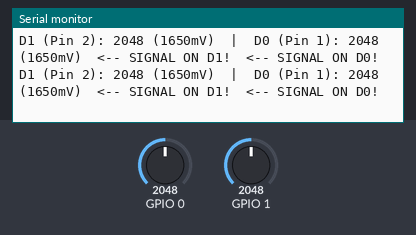
Recording of a sketch running on a simulated ESP32-C6. Shown: the last lines printed to the serial monitor. The inputs (shaded band) are chosen by the test bench; at power-on: GPIO 0 = 2048, GPIO 1 = 2048 (analog values on the 0–4095 scale).

Above: at 3.2 s.
3.3 s: GPIO 0 set to 1228
At 3.76 s:
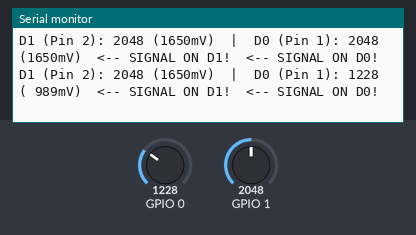
5.6 s: GPIO 1 set to 1228
At 5.88 s:
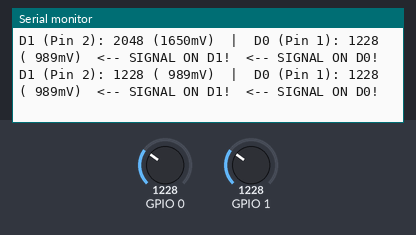
7.7 s: GPIO 0 set to 491
At 8.01 s:
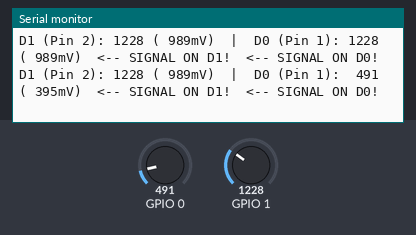
9.9 s: GPIO 1 set to 491
At 10.13 s:
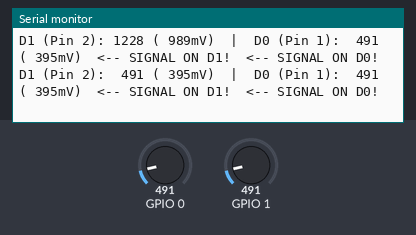
12.0 s: GPIO 0 set to 10
At 12.25 s:
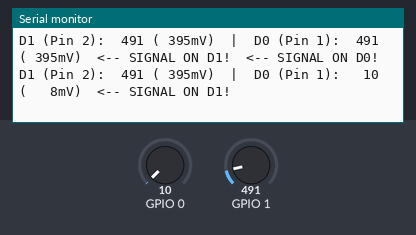
14.1 s: GPIO 1 set to 10
At 14.36 s:
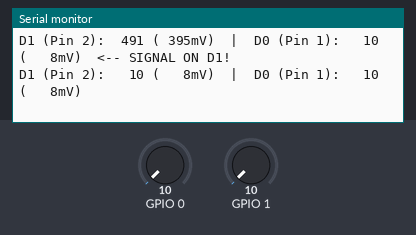

The sketch:

KrishiAgro_Sensor_Diagnostic.ino
```cpp
/*
 * ELECROW Crowtail Moisture Sensor 2.0 (RS7446) - BARE METAL DIAGNOSTIC
 * Seeed Studio XIAO ESP32-C6
 *
 * This sketch does ONE thing only: reads EVERY analog pin and prints results.
 * No OLED. No I2C. No buzzer. No libraries. Just raw analog reads.
 *
 * Open Serial Monitor at 115200 baud.
 * Touch the sensor prongs with wet fingers - look for which pin's number changes.
 */

void setup() {
  Serial.begin(115200);
  delay(2000); // Give time to open Serial Monitor

  // ESP32-C6 ADC config
  analogReadResolution(12);
  analogSetAttenuation(ADC_11db);

  Serial.println();
  Serial.println("=============================================");
  Serial.println("CROWTAIL MOISTURE SENSOR - PIN SCANNER");
  Serial.println("XIAO ESP32-C6 - All Analog Pins");
  Serial.println("=============================================");
  Serial.println();
  Serial.println("Instructions:");
  Serial.println("1. Connect sensor VCC (Red) to 3V3");
  Serial.println("2. Connect sensor GND (Black) to GND");
  Serial.println("3. Connect sensor SIG wire to D0, D1, or D2");
  Serial.println("4. Touch the prongs with WET fingers");
  Serial.println("5. Look for which column's number JUMPS UP");
  Serial.println();
  Serial.println("   A0(D0)  A1(D1)  A2(D2)  A3(D3)");
  Serial.println("   ------  ------  ------  ------");
}

void loop() {
  // Read D0 (GPIO 0) and D1 (GPIO 1) with dual raw and millivolts
  int raw0 = analogRead(0);
  int mv0  = analogReadMilliVolts(0);
  int raw1 = analogRead(1);
  int mv1  = analogReadMilliVolts(1);

  // If raw is 0 but mv > 0 (ESP32-C6 calibration bug), scale mv to 12-bit
  if (raw0 == 0 && mv0 > 20) raw0 = (mv0 * 4095L) / 3300L;
  if (raw1 == 0 && mv1 > 20) raw1 = (mv1 * 4095L) / 3300L;

  Serial.printf("D1 (Pin 2): %4d (%4dmV)  |  D0 (Pin 1): %4d (%4dmV)", raw1, mv1, raw0, mv0);

  if (raw1 > 50 || mv1 > 50) {
    Serial.print("  <-- SIGNAL ON D1!");
  }
  if (raw0 > 50 || mv0 > 50) {
    Serial.print("  <-- SIGNAL ON D0!");
  }
  Serial.println();

  delay(300);
}
```

Measured:
- after the input at 3.3 s, the serial monitor: prints a new line after 0.26 s (image 1)
- after the input at 5.6 s, the serial monitor: prints a new line after 0.08 s (image 2)
- after the input at 7.7 s, the serial monitor: prints a new line after 0.10 s (image 3)
- after the input at 9.9 s, the serial monitor: prints a new line at once (image 4)
- after the input at 12.0 s, the serial monitor: prints a new line at once (image 5)
- after the input at 14.1 s, the serial monitor: prints a new line after 0.05 s (image 6)
